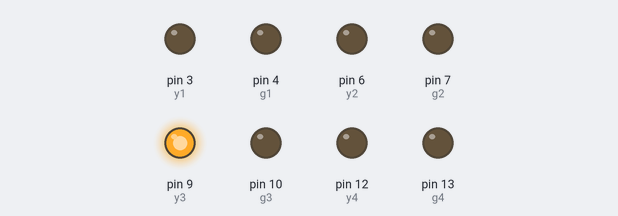
Bench run of a sketch on a simulated Arduino Uno, built with avr-gcc and run on an emulated ATmega328P. On the bench: output pins drawn as LEDs (lit = HIGH). Pins used as bus, display or sensor lines are not drawn.

Above: at 0.1 s.
At 2.2 s:
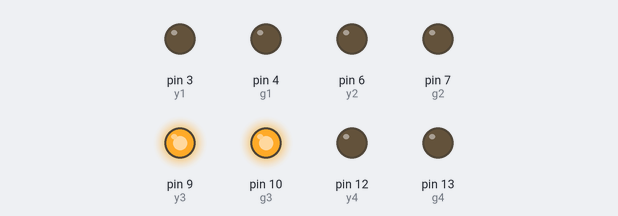
At 9.2 s:
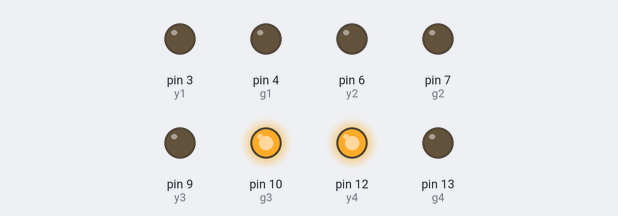
At 18.3 s:
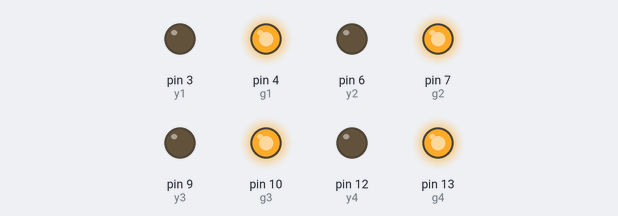
At 27.4 s:
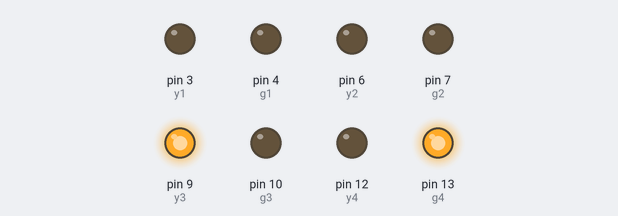
At 38.6 s:
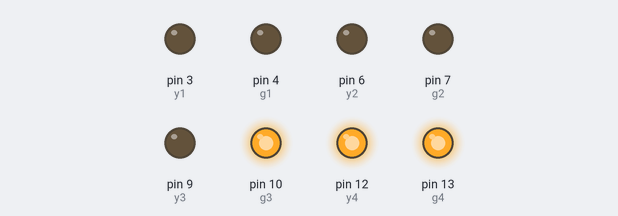
Timing chart, 0 to 40.0 s (numbered marks = the images above):
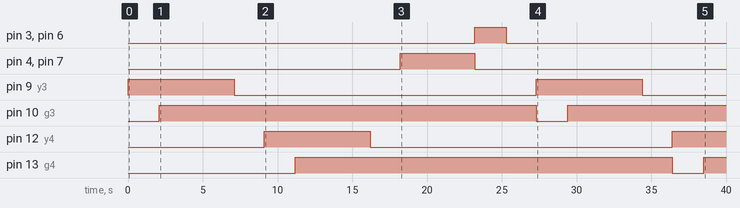

The sketch:

trafficLight.ino
```cpp
int r1 = 2;
int y1 = 3;
int g1 = 4;
int r2 = 5;
int y2 = 6;
int g2 = 7;
int r3 = 8;
int y3 = 9;
int g3 = 10;
int r4 = 11;
int y4 = 12;
int g4 = 13;

void setup() {
  // put your setup code here, to run once
pinMode(r1, OUTPUT);
pinMode(y1, OUTPUT);
pinMode(g1, OUTPUT);
pinMode(r2, OUTPUT);
pinMode(y2, OUTPUT);
pinMode(g2, OUTPUT);
pinMode(r3, OUTPUT);
pinMode(y3, OUTPUT);
pinMode(g3, OUTPUT);
pinMode(r4, OUTPUT);
pinMode(y4, OUTPUT);
pinMode(g4, OUTPUT);

}

void loop() {
  //The code here will loop

  digitalWrite(g3, LOW);
  digitalWrite(y3, HIGH);
  delay(2100);

    digitalWrite(r3, LOW);
  digitalWrite(g3, HIGH);
  delay(5000);

  digitalWrite(y3, LOW);
  digitalWrite(r3, HIGH);
  delay(2000);

  digitalWrite(g4, LOW);
  digitalWrite(y4, HIGH);
  delay(2100);

  digitalWrite(r4, LOW);
  digitalWrite(g4, HIGH);
  delay(5000);

  digitalWrite(y4, LOW);
  digitalWrite(r4, HIGH);
  delay(2000);

  digitalWrite(r1, LOW);
  digitalWrite(r2, LOW);
  digitalWrite(g1, HIGH);
  digitalWrite(g2, HIGH);
  delay(5000);

  digitalWrite(g1, LOW);
  digitalWrite(g2, LOW);
  digitalWrite(y1, HIGH);
  digitalWrite(y2, HIGH);
  delay(2100);

  digitalWrite(y1, LOW);
  digitalWrite(y2, LOW);
  digitalWrite(r1, HIGH);
  digitalWrite(r2, HIGH);
  delay(2000);
}
```

Measured:
- by itself, pin 3 (y1), pin 6 (y2): LOW → HIGH at 23.2 s, → LOW 2.1 s later
- by itself, pin 4 (g1), pin 7 (g2): LOW → HIGH at 18.2 s, → LOW 5.0 s later
- by itself, pin 9 (y3): alternates HIGH for 7.1 s and LOW for 20.2 s
- by itself, pin 10 (g3): LOW → HIGH at 2.1 s, → LOW 25.2 s later, → HIGH 2.1 s later
- by itself, pin 12 (y4): LOW → HIGH at 9.1 s, → LOW 7.1 s later, → HIGH 20.2 s later
- by itself, pin 13 (g4): LOW → HIGH at 11.2 s, → LOW 25.2 s later, → HIGH 2.1 s later
